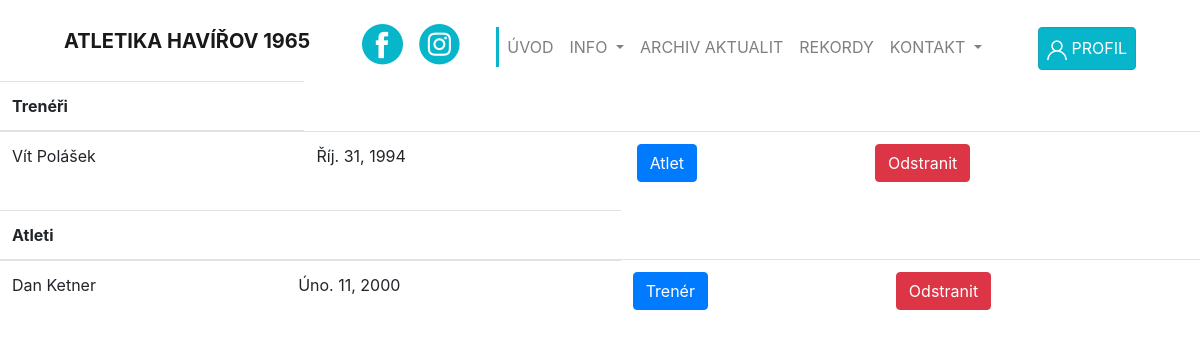
/spravce/skupiny/5/, run on the app's committed database.
### spravce/models.py (models this page shows)
class Clenstvi(models.Model):
    skupina=models.ForeignKey(Skupina, on_delete=models.CASCADE, null=True, blank=True)
    user=models.ForeignKey(User, on_delete=models.CASCADE, null=True, blank=True)
    prava=models.BooleanField(default=False)
    class Meta:
        unique_together = ('skupina', 'user')

### ucty/models.py (models this page shows, shortened)
class OsobniInformace(models.Model):
    user = models.OneToOneField(User, on_delete=models.CASCADE)
    jmeno = models.CharField(max_length=30)
    prijmeni = models.CharField(max_length=30)
    rodne_cislo = models.CharField(max_length=10, unique=True)
    datum_narozeni = models.DateField()
    mesto = models.CharField(max_length=50)
    ulice = models.CharField(max_length=100)
    psc = models.CharField(max_length=5)
    telefon = models.CharField(max_length=9)
    Email = models.EmailField()
    gdpr = models.ImageField(default=None, upload_to='gdpr', blank=True, null=True)
    lekarske_potvrzeni = models.ImageField(default=None, upload_to='doktor', blank=True, null=True)
    datum_vystaveni_lekarskeho_potvrzeni = models.DateField(blank=True, null=True)
    prispevky = models.BooleanField(default=False)
    je_zkontrolovan = models.BooleanField(default=False)
    image = models.ImageField(default='default.jpg', upload_to='profile_pics', blank=True, null=True)
    class Meta:
        permissions=(
            ('Mediátor','Mediátor'),
            ('Správce', 'Správce'),
        )

### spravce/views.py (the view)
# urls.py: path('skupiny/<id>/',detailSkupiny, name='detail_skupiny' ),
def detailSkupiny(request, id):
    treneri=Clenstvi.objects.filter(skupina_id=id).filter(prava=True)
    clenove=Clenstvi.objects.filter(skupina_id=id).filter(prava=False)
    if uid:=request.POST.get('odstranit'):
        clenstvi = Clenstvi.objects.filter(user_id=uid).filter(skupina_id=id)
        clenstvi.delete()
        messages.success(request, 'Člen byl odstraněn ze skupiny')
        redirect('detail_skupiny', id)
    if uid:=request.POST.get('atlet'):
        clenstvi = Clenstvi.objects.filter(user_id=uid).filter(skupina_id=id).get()
        clenstvi.prava = False
        clenstvi.save()
        redirect('detail_skupiny', id)
    if uid:=request.POST.get('trener'):
        clenstvi = Clenstvi.objects.filter(user_id=uid).filter(skupina_id=id).get()
        clenstvi.prava = True
        clenstvi.save()
        redirect('detail_skupiny', id)
    return render(request,'spravce/detail_skupiny.html',{'treneri':treneri,
                                                         'clenove':clenove,
                                                         })

### spravce/templates/spravce/detail_skupiny.html
{% extends 'Atletika_Havirov/base.html' %}
{% block body_block %}
    <form method="post">{% csrf_token %}
    <table class="table">
        <thead>
        <tr>
            <th scope="col">Trenéři</th>
        </tr>
        </thead>
        <tbody>
        {% for t in treneri %}
        <tr>
            <td>{{ t.user.osobniinformace.jmeno }}
                {{ t.user.osobniinformace.prijmeni }}</td>
            <td>{{ t.user.osobniinformace.datum_narozeni }}</td>
            <td><button type="submit" class="btn btn-primary" name="atlet" value="{{ t.user.id }}">Atlet</button> </td>
            <td><button type="submit" class="btn btn-danger" name="odstranit" value="{{ t.user.id }}">Odstranit</button> </td>
        </tr>
        {% endfor %}
        </tbody>
    </table>
    <table class="table">
        <thead>
        <tr>
            <th scope="col">Atleti</th>
            <th></th>
        </tr>
        </thead>
        <tbody>
        {% for c in clenove %}
            <tr>
                <td>{{ c.user.osobniinformace.jmeno }}
                    {{ c.user.osobniinformace.prijmeni }}</td>
                <td>{{ c.user.osobniinformace.datum_narozeni }}</td>
                <td><button type="submit" class="btn btn-primary" name="trener" value="{{ c.user.id }}">Trenér</button> </td>
                <td><button type="submit" class="btn btn-danger" name="odstranit" value="{{ c.user.id }}">Odstranit</button> </td>
            </tr>
        {% endfor %}
        </tbody>
    </table>
    </form>
{%  endblock %}

### data on the page
Clenstvi: user.osobniinformace.jmeno "Vít", user.osobniinformace.prijmeni "Polášek", user.osobniinformace.datum_narozeni "Říj. 31, 1994"
Clenstvi: user.osobniinformace.jmeno "Dan", user.osobniinformace.prijmeni "Ketner", user.osobniinformace.datum_narozeni "Úno. 11, 2000"
